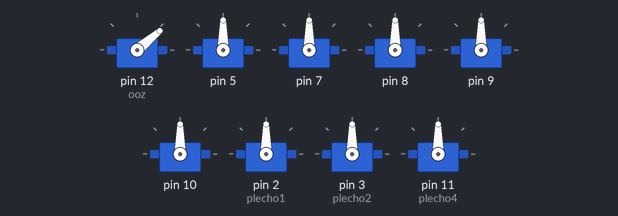
A sketch run on a simulated Arduino Uno, built with avr-gcc and run on an emulated ATmega328P. Parts: 9 × servo.

Above: at 0.05 s.
At 2.35 s:
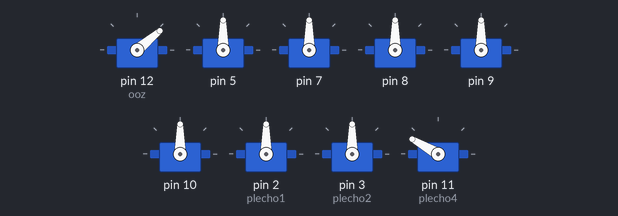
At 4.75 s:
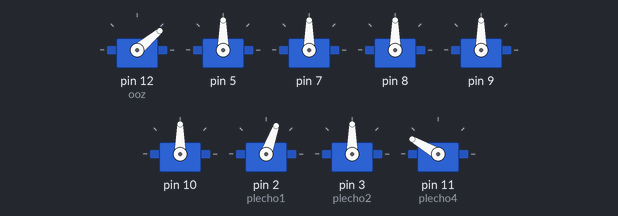
At 9.45 s:
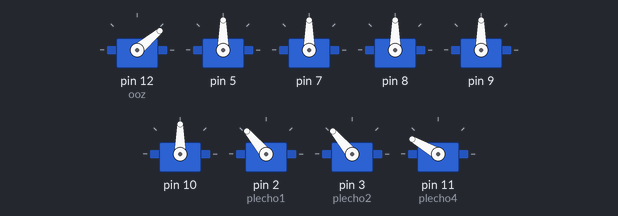
At 13.95 s:
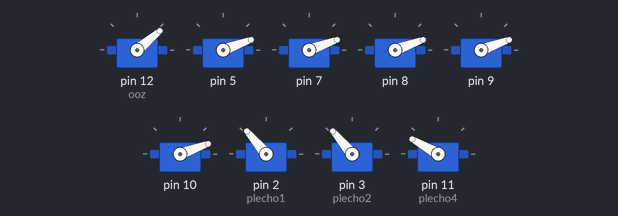
At 18.95 s:
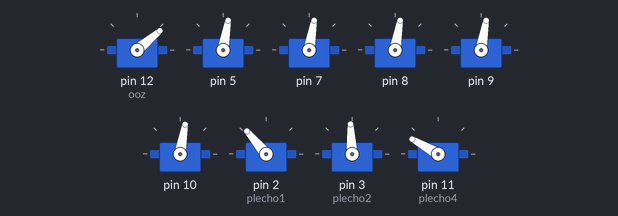
Timing chart, 0 to 24.7 s (numbered marks = the images above):
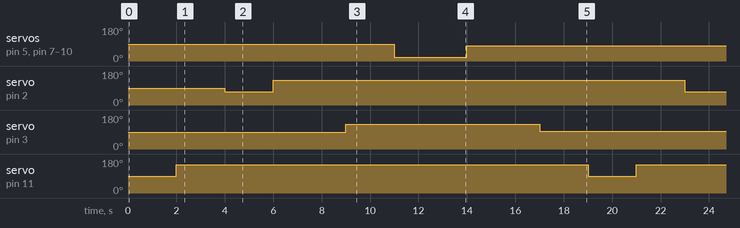

Measured:
- by itself, servo on pin 5, servo on pin 7–10: alternates 80° for 16.0 s and 20° for 3.0 s
- by itself, servo on pin 2 (plecho1): alternates 130° for 17.0 s and 70° for 2.0 s
- by itself, servo on pin 3 (plecho2): alternates 130° for 8.0 s and 93° for 11.0 s
- by itself, servo on pin 11 (plecho4): alternates 150° for 17.0 s and 90° for 2.0 s

The sketch:

left.ino
```cpp
#include<Servo.h>
Servo plecho1,plecho2,plecho3,plecho4,plecho5,ooz,barmak[5];//barmak[5];
int k=0;
void setup() {
  Serial.begin(9600);
 //plecho1.attach(2);
 //plecho2.attach(3);
 //plecho3.attach(4);
// plecho4.attach(11);
// connect_barmak();

// plecho3.write(60);
 ooz.attach(12);
 ooz_och();
 connect_barmak();
connects(true,true,false,true);
}
// --------- inintialize---
 void connect_barmak(){
      for(int i=0;i<3;i++){
        barmak[i].attach(i+5);
      }
     barmak[0].attach(5);
     barmak[1].attach(7);
     barmak[2].attach(8);
     barmak[3].attach(9);
     barmak[4].attach(10);
  }
  void disconnect_barmak(){
      for(int i=0;i<5;i++){
         barmak[i].detach();
         }
  }
  void connect_plecho1(){
       plecho1.attach(2);
      }
  void disconnect_plecho1(){
       plecho1.detach();
      }
  void connect_plecho2(){
       plecho2.attach(3);
      }
  void disconnect_plecho2(){
       plecho2.detach();
      }
  void connect_koltuk(){
       plecho3.attach(4);
      }
  void disconnect_koltuk(){
       plecho3.detach();
      }

  void connect_chykanak(){
       plecho4.attach(11);
      }
  void disconnect_chykanak(){
       plecho4.detach();
      }

//-----------------------

//-------proby
void chykanak(){
 plecho4.write(90);
 delay(2000);
 plecho4.write(150);
 delay(2000);
  }

  void ooz_och(){
  ooz.write(40);
  }
void koltuk(){
plecho3.write(50);
delay(2000);
plecho3.write(90);
delay(2000);
 }
void plecho(int i){
 if(i==0){
     connects(true,false,false,false);
     plecho1.write(70);
     delay(2000);
     plecho1.write(130);
     delay(8000);
     plecho1.write(70);
     delay(2000);
    }

  }
void kolun_kyishaituu(){
 plecho1.write(70);
 delay(2000);
 plecho1.write(150);
 delay(2000);
 plecho5.write(70);
 delay(2000);
 plecho5.write(100);
 delay(2000);
 plecho5.write(70);
 delay(2000);
  }
bool servo_is_connected(Servo servo){
  return servo.attached();
  }
void connects(bool pl1,bool pl2,bool pl3,bool pl4){
  if(pl1==true){
     if(!servo_is_connected(plecho1)){
             connect_plecho1();
      }
    }
  if(pl2==true){
    if(!servo_is_connected(plecho2)){
      connect_plecho2();
      }
    }
   if(pl3==true){
    if(!servo_is_connected(plecho3)){
       connect_koltuk();
      }
    }
  if(pl4==true){
    if(!servo_is_connected(plecho4)){
       connect_chykanak();
      }
    }
  }

void disconnects(bool pl1,bool pl2,bool pl3,bool pl4){
  if(pl1==true){
    if(servo_is_connected(plecho1)){
        disconnect_plecho1();
      }
    }
  if(pl2==true){
     if(servo_is_connected(plecho2)){
      disconnect_plecho2();
     }
    }
   if(pl3==true){
    if(servo_is_connected(plecho3)){
      disconnect_koltuk();
      }
    }
     if(pl4==true){
    if(servo_is_connected(plecho4)){
      disconnect_chykanak();
      }
    }
  }
void karmoo(){
  //connects(true,true,false,false);
  plecho1.write(70);
   delay(2000);
  plecho1.write(130);
    delay(3000);
  plecho2.write(130);
    delay(2000);
  for(int i=0;i<5;i++){
    barmak[i].write(20);
    }
     delay(3000);
  for(int i=0;i<5;i++){
    barmak[i].write(80);
    }
     delay(3000);
  plecho2.write(93);
    delay(2000);
  }

void loop() {
 /* Serial.println(k);
  {
    plecho(k);
    }
if(plecho1.attached()){
  Serial.println("true");
    disconnects(true,false,false);
   Serial.println(plecho1.attached());
  }
 k=2;*/

 chykanak();
     karmoo();
}
```
